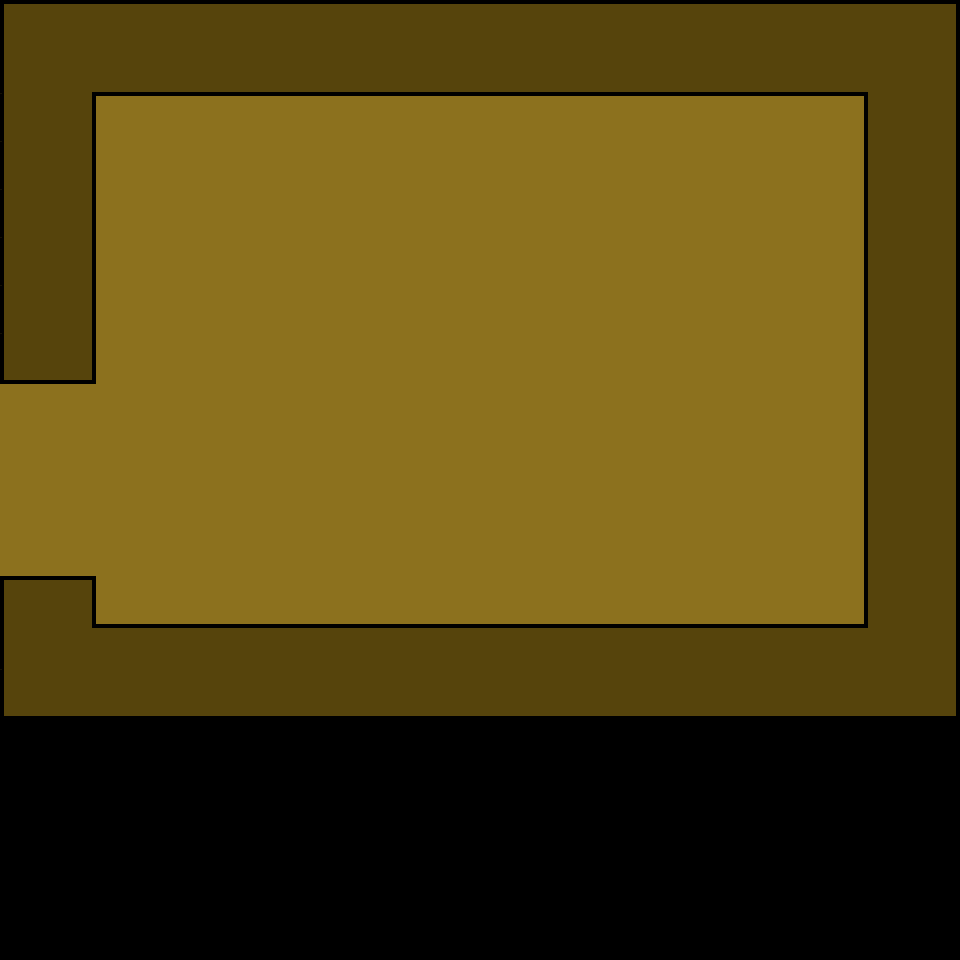

Below is a game level as drawn by its tile map, then a one-line description and the .tmx file that defines it, in full:
An orthogonal 20x20 tile map with 48x48 px tiles, 1 tile layer (Tile Layer 2) and 6 objects (5x Wall, Doorway).

<map version="1.2" tiledversion="1.2.2" orientation="orthogonal" renderorder="right-down" width="20" height="20" tilewidth="48" tileheight="48" infinite="0" nextlayerid="5" nextobjectid="12">
 <tileset firstgid="1" source="level_01_final_test.tsx" />
 <layer id="2" name="Tile Layer 2" width="20" height="20">
  <data encoding="csv">
5,7,7,7,7,7,7,7,7,7,7,7,7,7,7,7,7,7,7,8,
23,66,96,96,96,96,96,96,96,96,96,96,96,96,96,96,96,96,63,80,
23,80,1,1,1,1,1,1,1,1,1,1,1,1,1,1,1,1,77,80,
23,80,1,1,1,1,1,1,1,1,1,1,1,1,1,1,1,1,77,80,
23,80,1,1,1,1,1,1,1,1,1,1,1,1,1,1,1,1,77,80,
23,80,1,1,1,1,1,1,1,1,1,1,1,1,1,1,1,1,77,80,
23,80,1,1,1,1,1,1,1,1,1,1,1,1,1,1,1,1,77,80,
95,98,1,1,1,1,1,1,1,1,1,1,1,1,1,1,1,1,77,80,
1,1,1,1,1,1,1,1,1,1,1,1,1,1,1,1,1,1,77,80,
1,1,1,1,1,1,1,1,1,1,1,1,1,1,1,1,1,1,77,80,
1,1,1,1,1,1,1,1,1,1,1,1,1,1,1,1,1,1,77,80,
1,1,1,1,1,1,1,1,1,1,1,1,1,1,1,1,1,1,77,80,
5,8,1,1,1,1,1,1,1,1,1,1,1,1,1,1,1,1,77,80,
23,12,6,6,6,6,6,6,6,6,6,6,6,6,6,6,6,6,9,80,
95,96,96,96,96,96,96,96,96,96,96,96,96,96,96,96,96,96,96,98,
0,0,0,0,0,0,0,0,0,0,0,0,0,0,0,0,0,0,0,0,
0,0,0,0,0,0,0,0,0,0,0,0,0,0,0,0,0,0,0,0,
0,0,0,0,0,0,0,0,0,0,0,0,0,0,0,0,0,0,0,0,
0,0,0,0,0,0,0,0,0,0,0,0,0,0,0,0,0,0,0,0,
0,0,0,0,0,0,0,0,0,0,0,0,0,0,0,0,0,0,0,0
</data>
 </layer>
 <objectgroup id="4" name="Wall">
  <object id="6" name="Wall" type="Wall" x="1.33333" y="574.333" width="94.6667" height="150.667" />
  <object id="7" name="Wall" type="Wall" x="89.3333" y="620" width="869.333" height="93.3333" />
  <object id="8" name="Wall" type="Wall" x="862.667" y="1.33333" width="94.6667" height="644" />
  <object id="10" name="Wall" type="Wall" x="0" y="-2.66667" width="93.3333" height="382.667" />
  <object id="11" name="Wall" type="Wall" x="50.6667" y="-1.33333" width="854.667" height="96" />
 </objectgroup>
 <objectgroup id="3" name="Doorway">
  <object id="5" name="Doorway" type="Doorway" x="1.33333" y="381.333" width="16.6667" height="196.667" />
 </objectgroup>
</map>
